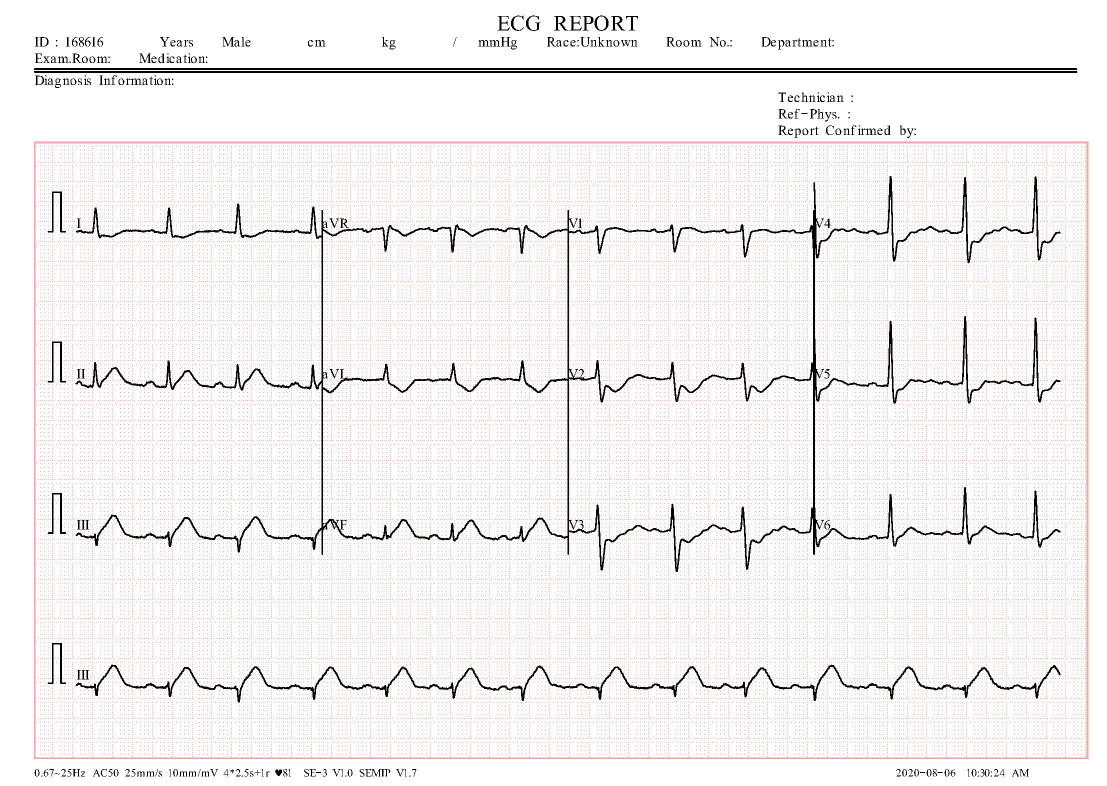
#> input picture ECG Images of Myocardial Infarction Patients (240x12=2880)/MI(1).jpg, 2213 x 1572 px (shown at 1/2 size); its folder holds only this picture in this run
$ jupyter execute ECG_Preprocessing.ipynb   (shell and % lines are left out)
#> lines starting #> are read from the running program, lines starting #| are printed output that depends on the picture; after the words box and inside, x2 and y2 are one past the last pixel; in counts of white or black regions, pixels touching at a corner belong together
[cell 1]
## Importing Libraries
import numpy as np
import pandas as pd
import matplotlib.pyplot as plt
import seaborn as sns
import skimage
from skimage import io, filters, color
import cv2
import neurokit2 as nk
from scipy.signal import find_peaks, butter, filtfilt, welch
from skimage.morphology import skeletonize

import tensorflow as tf


import warnings
warnings.filterwarnings('ignore')

[cell 2]
def load_preprocess(path, clahe=True):

#> called with clahe = True
    img = cv2.imread(path, cv2.IMREAD_COLOR)
#> img is the input picture: shape (1572, 2213, 3); mean B, G, R 240.4, 240.7, 243
    if img is None:
        raise FileNotFoundError(f"Image not found at: {path}")


    gray = cv2.cvtColor(img, cv2.COLOR_BGR2GRAY)

    # Apply CLAHE (contrast enhancement)
    if clahe:
        clahe_obj = cv2.createCLAHE(clipLimit=2.0, tileGridSize=(8,8))
        gray = clahe_obj.apply(gray)

    # Apply median blur (noise reduction)
    gray = cv2.medianBlur(gray, 3)

    return img, gray

[cell 3]
import os
import glob

folder_path = r"major project/ECG Images of Myocardial Infarction Patients (240x12=2880)"
image_paths = glob.glob(os.path.join(folder_path, "*.jpg"))

processed_images = []
for img_path in image_paths:
    result = load_preprocess(img_path, clahe=True)
    processed_images.append(result)

[cell 4]
load_preprocess(r"MI(100)[1].jpg", clahe = True)
#> call 2 of load_preprocess, with path = 'MI(100)[1].jpg', clahe = True
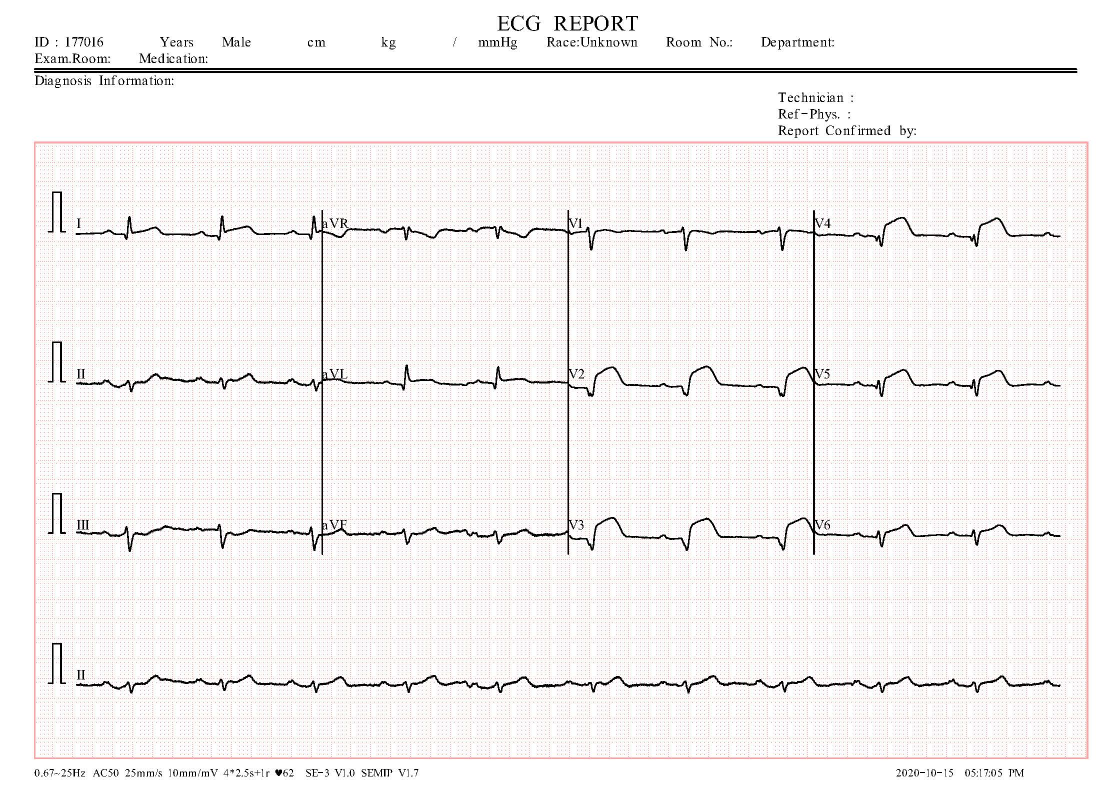
#> input picture ECG/MI(100)[1].jpg, 2213 x 1572 px (shown at 1/2 size)
#> in load_preprocess, img is the input picture: shape (1572, 2213, 3); mean B, G, R 241.5, 241.8, 244.1

[cell 5]
img1, gray1 = load_preprocess(r"MI(100)[1].jpg", clahe = True)

[cell 6]
from scipy.ndimage import gaussian_filter1d

[cell 7]
def estimate_pixels_per_mm(gray):
    """
    Estimate pixels per mm in an ECG image by detecting vertical grid lines.

    Parameters:
        gray (ndarray): Grayscale ECG image.

    Returns:
        float or None: Estimated pixel spacing per mm, or None if not enough peaks are found.
    """
    # Invert intensity so grid lines stand out
    col_sum = np.sum(255 - gray, axis=0)
#> col_sum = 2213 values, max 189082 at index 1627, min 0 at index 0, mean 19025

    # Smooth to reduce noise
    col_smooth = gaussian_filter1d(col_sum, sigma=3)
#> col_smooth = 2213 values, max 104716 at index 1628, min 0 at index 0, mean 19024.5

    # Find peaks (vertical grid lines)
    peaks, _ = find_peaks(col_smooth, distance=4, prominence=np.max(col_smooth) * 0.2)
#> peaks = [69, 105, 122, 644, 1136, 1628, 2174]

    if len(peaks) < 2:
        return None  # not enough lines detected

    # Distance between grid lines
    diffs = np.diff(peaks)
#> diffs = [36, 17, 522, 492, 492, 546]
    median_diff = np.median(diffs)
#> median_diff = 492

    return median_diff

[cell 8]
pps = estimate_pixels_per_mm(gray1)
#> pps = 492

[cell 9]
def remove_grid_and_inpaint(color_img, gray, small_box_px):
#> called with small_box_px = 492
    _, bin_img = cv2.threshold(gray, 0, 255, cv2.THRESH_BINARY + cv2.THRESH_OTSU)
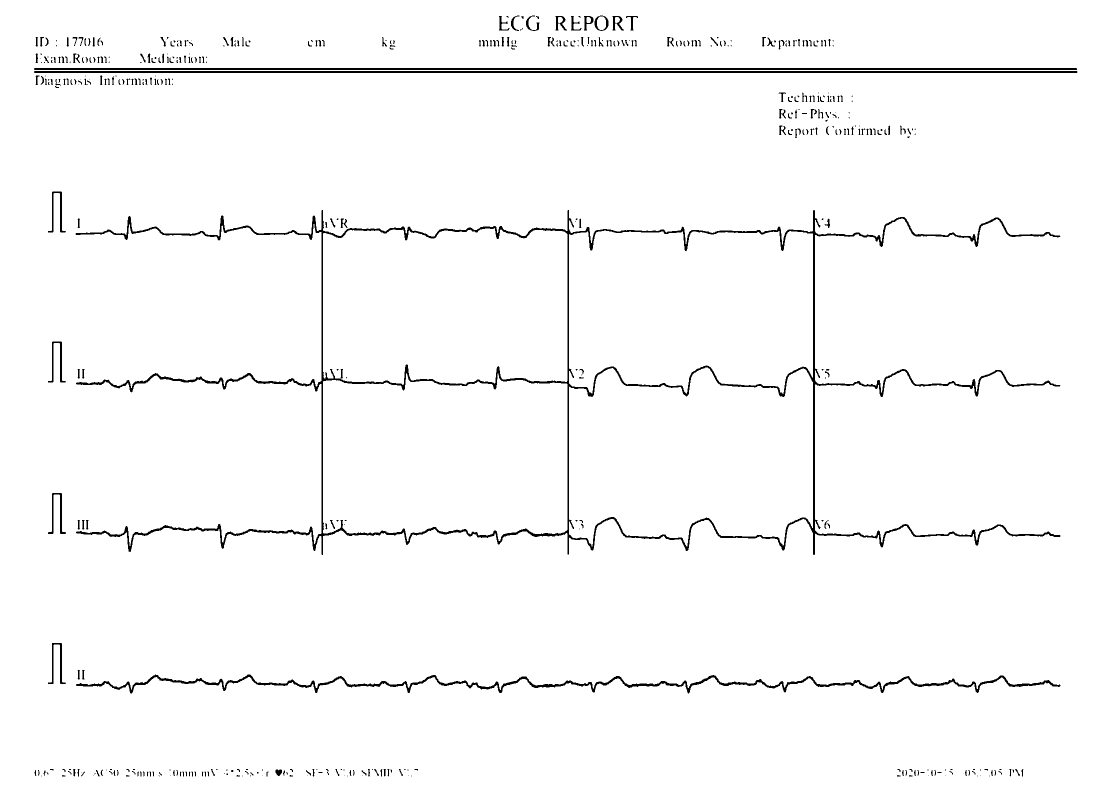
#> bin_img: shape (1572, 2213) (shown at 1/2 size); 97.7% white; 493 black regions (214 under 20 px), largest, box (x1, y1, x2, y2) and area: (151, 420, 2121, 1110) 37953, (152, 1349, 2121, 1387) 10555, (68, 142, 2155, 146) 8344
    horiz_kernel = cv2.getStructuringElement(cv2.MORPH_RECT, (int(max(3, small_box_px)), 1))
    horiz_lines = cv2.morphologyEx(bin_img, cv2.MORPH_OPEN, horiz_kernel, iterations=1)
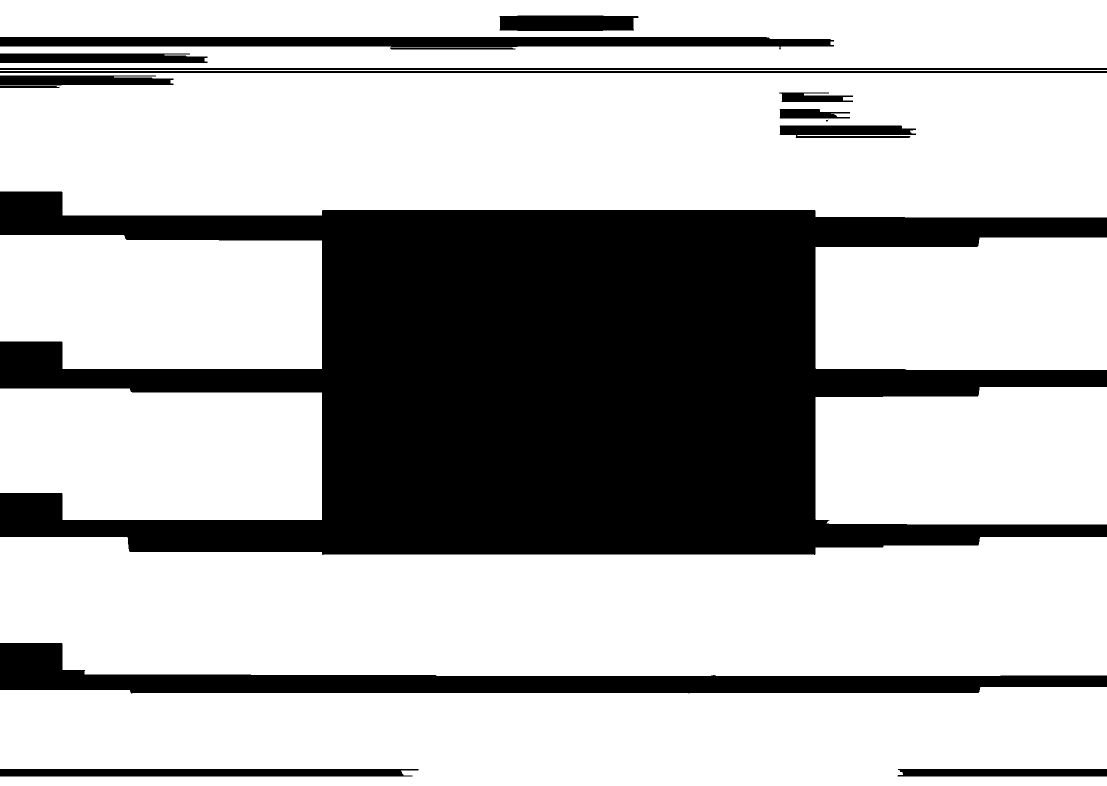
#> horiz_lines: shape (1572, 2213) (shown at 1/2 size); 69.8% white; 16 black regions (1 under 20 px), largest, box (x1, y1, x2, y2) and area: (0, 383, 2213, 1110) 867832, (0, 1286, 2213, 1387) 81384, (0, 74, 1668, 99) 31376
    vert_kernel = cv2.getStructuringElement(cv2.MORPH_RECT, (1, int(max(3, small_box_px))))
#> vert_kernel = 492 values from 1 to 1
    vert_lines = cv2.morphologyEx(bin_img, cv2.MORPH_OPEN, vert_kernel, iterations=1)
#> vert_lines: shape (1572, 2213); 9.1% white; 4 white regions, box (x1, y1, x2, y2) and area: (0, 0, 96, 1572) 146004, (2121, 0, 2213, 1572) 139627, (132, 147, 152, 1572) 27541, (107, 1290, 120, 1572) 3664
    grid_mask = cv2.bitwise_or(horiz_lines, vert_lines)
#> grid_mask: shape (1572, 2213); 71.5% white; 34 black regions (2 under 20 px), largest, box (x1, y1, x2, y2) and area: (151, 420, 2121, 1110) 822117, (152, 1340, 2121, 1387) 66439, (68, 74, 1668, 99) 30084

    grid_mask = (grid_mask > 0).astype('uint8') * 255
    inpainted = cv2.inpaint(color_img, grid_mask, inpaintRadius=3, flags=cv2.INPAINT_TELEA)
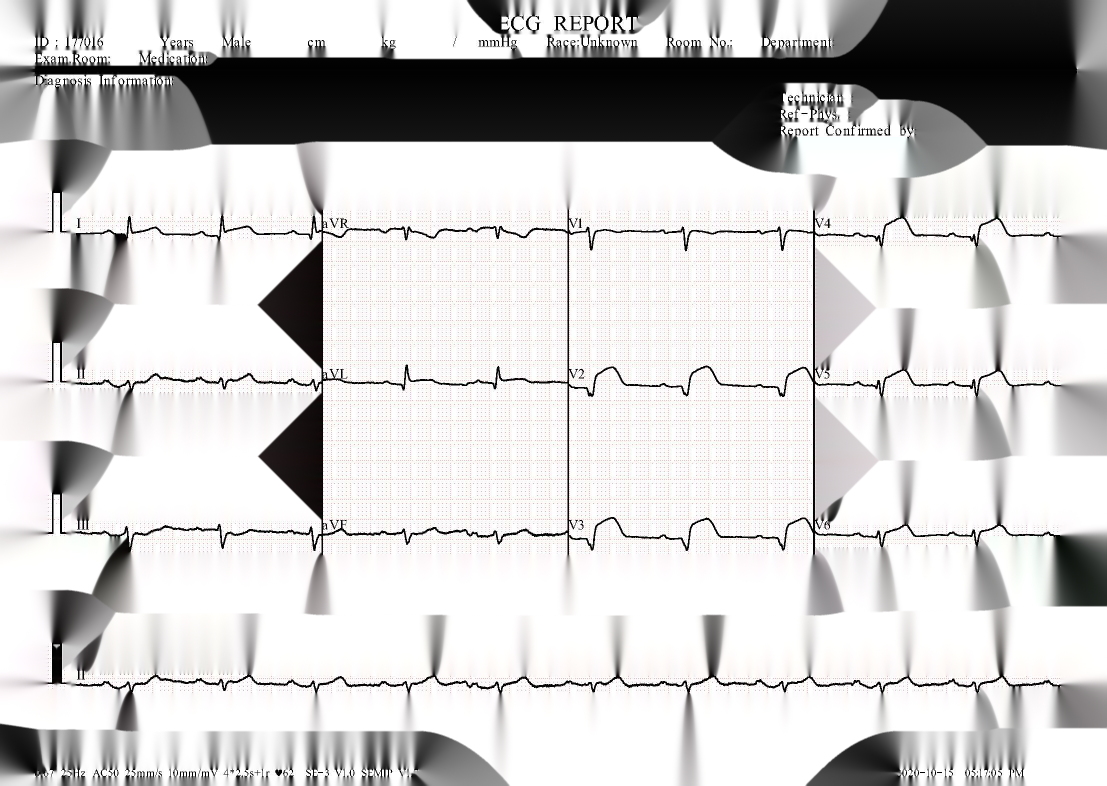
#> inpainted: shape (1572, 2213, 3) (shown at 1/2 size); mean B, G, R 204.2, 204.2, 205.5
    inpaint_gray = cv2.cvtColor(inpainted, cv2.COLOR_BGR2GRAY)
    return inpainted, inpaint_gray

[cell 10]
grid1, inpaint1 = remove_grid_and_inpaint(img1, gray1, pps )

[cell 11]
from skimage.util import invert
from skimage.filters import threshold_otsu

def extract_waveform_pixels(gray_img):

    thresh = threshold_otsu(gray_img)
#> thresh = 110
    bw = gray_img < thresh
#> bw: shape (1572, 2213) bool; 2.3% white; 493 white regions (214 under 20 px), largest, box (x1, y1, x2, y2) and area: (151, 420, 2121, 1110) 37952, (152, 1349, 2121, 1387) 10555, (68, 142, 2155, 146) 8344
    skeleton = skeletonize(bw)
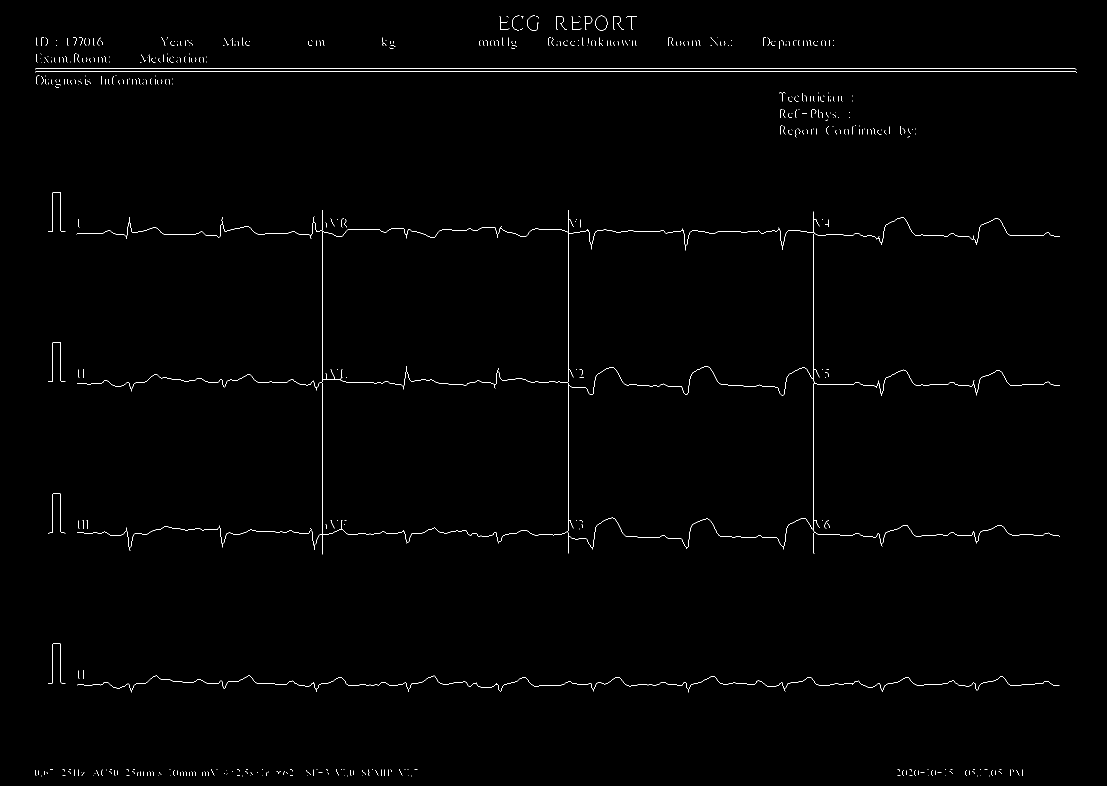
#> skeleton: shape (1572, 2213) bool (shown at 1/2 size); 0.61% white in thin lines or dots

    h, w = skeleton.shape
#> h = 1572; w = 2213
    xs, ys = [], []
    for x in range(w):
        rows = np.where(skeleton[:, x])[0]
        if rows.size == 0:
            continue
        y_med = int(np.median(rows))
        xs.append(x)
        ys.append(y_med)
#> after the loop, xs = 2084 values from 70 to 2153; ys = 2084 values, max 1545 at index 18, min 48 at index 1100, mean 558.7
    return np.array(xs), np.array(ys), skeleton

[cell 12]
xs1, ys1, skeleton1 = extract_waveform_pixels(gray1)
#> xs1 = 2084 values from 70 to 2153; ys1 has the same summary as ys in extract_waveform_pixels

[cell 13]
xs1
#> Out = 2084 values from 70 to 2153

[cell 14]
ys1
#> Out has the same summary as ys in extract_waveform_pixels

[cell 15]
def pixels_to_signal(xs, ys, pixels_per_mm, paper_speed=25.0, desired_fs=500):
#> called with xs = array of shape (2084,), ys = array of shape (2084,), pixels_per_mm = 492, paper_speed = 25, desired_fs = 500
    fs_est = pixels_per_mm * paper_speed       #frequency sample in Hz
#> fs_est = 12300
    dt = 1.0 / fs_est            #time period
#> dt = 8.13e-05
    t_pixels = xs * dt             #xs pixels from left side
#> t_pixels = 2084 values from 0.00569 to 0.175


## for amplitude mapping
    baseline = np.median(ys)
#> baseline = 613
    amp_pixels = baseline - ys #postive upward
#> amp_pixels = 2084 values, max 565 at index 1100, min -932 at index 18, mean 54.34
    mV_per_pixel = 1.0 / (10.0 * pixels_per_mm)  #amplitude per pixel = mv_per_pixel
#> mV_per_pixel = 0.000203
    amps_mV = amp_pixels * mV_per_pixel
#> amps_mV = 2084 values, max 0.115 at index 1100, min -0.189 at index 18, mean 0.011


    t_uniform = np.arange(t_pixels.min(), t_pixels.max(), 1.0/desired_fs)   # uniform sampling for fs
#> t_uniform = 85 values from 0.00569 to 0.174
    amps_uniform = np.interp(t_uniform, t_pixels, amps_mV)
#> amps_uniform = 85 values, max 0.115 at index 40, min -0.189 at index 0, mean 0.0152
    return t_uniform, amps_uniform, fs_est

[cell 16]
t_uniform1, amps_uniform1, fs_est1 = pixels_to_signal(xs1, ys1, pps)
#> t_uniform1 = 85 values from 0.00569 to 0.174; amps_uniform1 has the same summary as amps_uniform in pixels_to_signal; fs_est1 = 12300

[cell 17]
# [9 lines left out: functions butter_bandpass, filter_ecg, not called in this run]

[cell 18]
# butter_bandpass(t_uniform1, amps_uniform1, fs_est1)

[cell 19]
# [5 lines left out: function detect_r_peaks, not called in this run]

[cell 20]
# [29 lines left out: function compute_features, not called in this run]

[cell 21]
# [4 lines left out: function save_features, not called in this run]

[cell 22]
xyz = (r"MI(100)[1].jpg")

[cell 23]
image1 = cv2.imread(xyz)

[cell 24]
imrgb = cv2.cvtColor(image1, cv2.COLOR_BGR2RGB)
